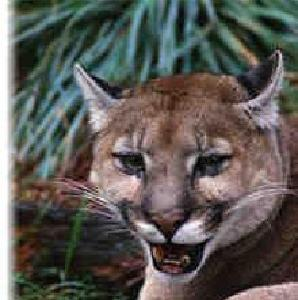
#> input picture TP3/asset/cougar_face/test/image_0008.jpg, 298 x 300 px; its folder holds only this picture in this run
$ python tp3.py
#> lines starting #> are read from the running program, lines starting #| are printed output that depends on the picture
import glob
import cv2
import sklearn.cluster
import numpy as np
import matplotlib.pyplot as plt

N_MAX = 40
CHEMINS = ['cougar_face','crab','dolphin','dragonfly']
PLOT_NAME = "plot.png"


def vocabulaire(N, chemins, fichier, methode):
#> called with N = 1, methode = 'kmean'
    descriptors = []
    sift = cv2.SIFT_create()
    for chemin in chemins:
        files = glob.glob('asset/'+chemin+'/test/*.jpg')
        for file in files:
            image = cv2.imread(file)
#> image is the input picture: shape (300, 298, 3); mean B, G, R 84.8, 89, 91.8
            image = cv2.cvtColor(image, cv2.COLOR_BGR2GRAY)
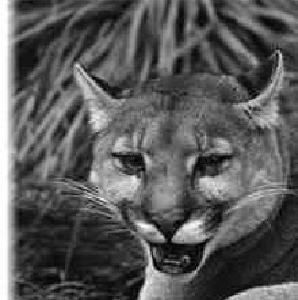
#> image: shape (300, 298); min 0, max 255, mean 89.4
            keys, descriptor = sift.detectAndCompute(image, None)
#> keys = 913 keypoints; strongest (x, y, size): (191, 230, 15), (280, 56, 2.7), (145, 227, 8.2), (160, 237, 5.9)
            descriptors.extend(descriptor)
    descriptors = np.array(descriptors)
    if(methode=='kmean'):
        cluster = sklearn.cluster.MiniBatchKMeans(n_clusters = N, random_state=0)
    cluster_index = cluster.fit_predict(descriptors)
    centers = cluster.cluster_centers_
    average_inertia = cluster.inertia_ / N
    error_max = max([np.linalg.norm(centers[element] - descriptors[index]) for index, element in enumerate(cluster_index)])
    if(fichier):
        np.savetxt(fichier, centers, delimiter=',')
    return average_inertia, error_max

def coude(chemins):
    variances = []
    errors = []
    clusters = []

    for n in range(1, N_MAX, 10):
        print("Calculating cluster : " + str(n) + " / " + str(N_MAX) + "...")
        clusters.append(n)
        average, error = vocabulaire(n,chemins,None,'kmean')
        variances.append(average)
        errors.append(error)

    fig, axs = plt.subplots(2, figsize=(20, 10))
    axs[0].plot(clusters, variances)
    axs[0].set_title("Average Variance")
    axs[0].set_xlabel("Clusters")
    axs[1].plot(clusters, errors)
    axs[1].set_title("Error Max")
    axs[1].set_xlabel("Clusters")
    plt.savefig('plot.png')
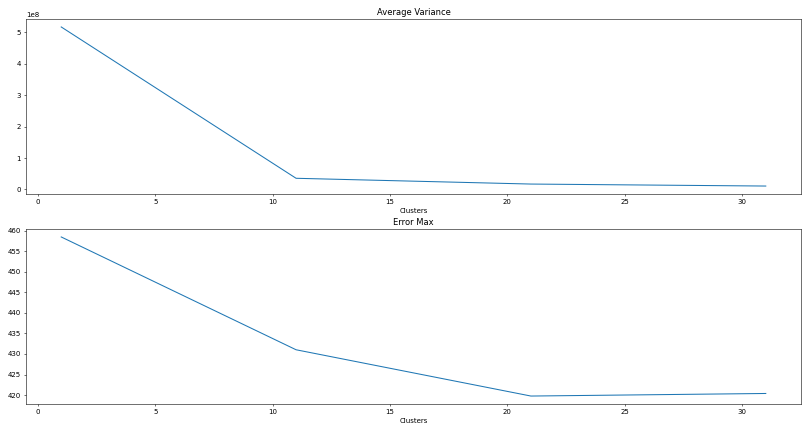
#> figure drawn by matplotlib, 2 panels
    print("Plot save as " + PLOT_NAME)

def vectoriser(im, voca):
    sift = cv2.SIFT_create()
    image = cv2.imread(im)
    image = cv2.cvtColor(image, cv2.COLOR_BGR2GRAY)

    keys, descriptors = sift.detectAndCompute(image, None)

    descriptors_list = np.array()
    descriptors_list = np.append(descriptors_list, descriptors)

    descriptors = np.reshape(descriptors_list, (len(descriptors_list) // 64, 64))
    descriptors = np.float32(descriptors)

    return vocabulaire.predict(descriptors)

coude(CHEMINS)
